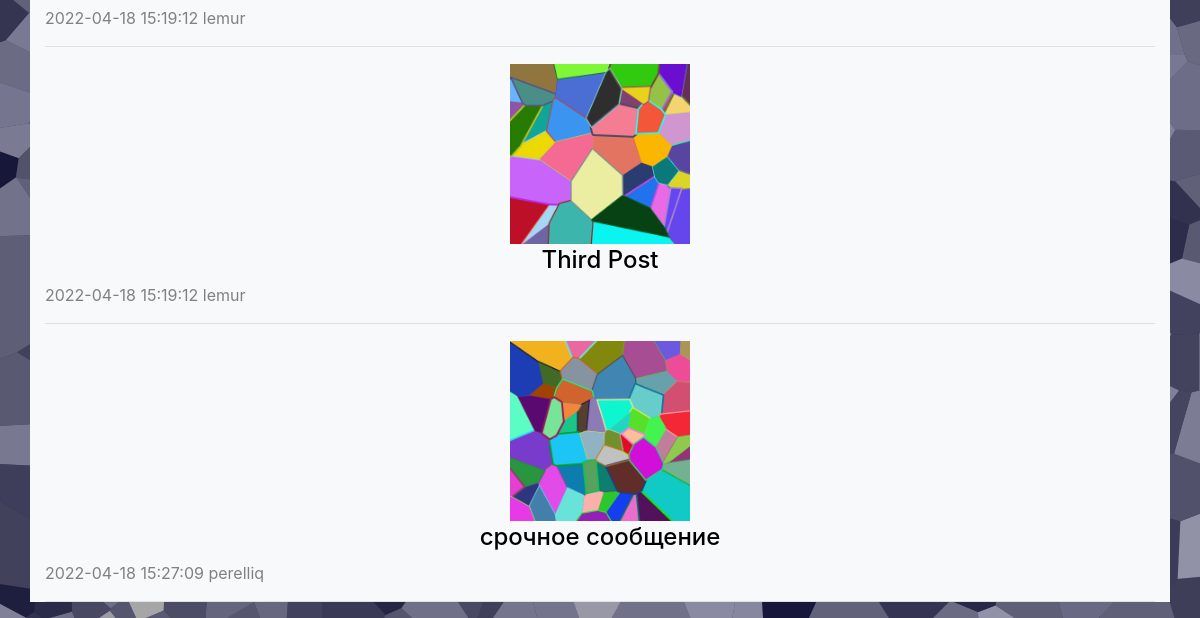
The app's page / (lower part), older data.
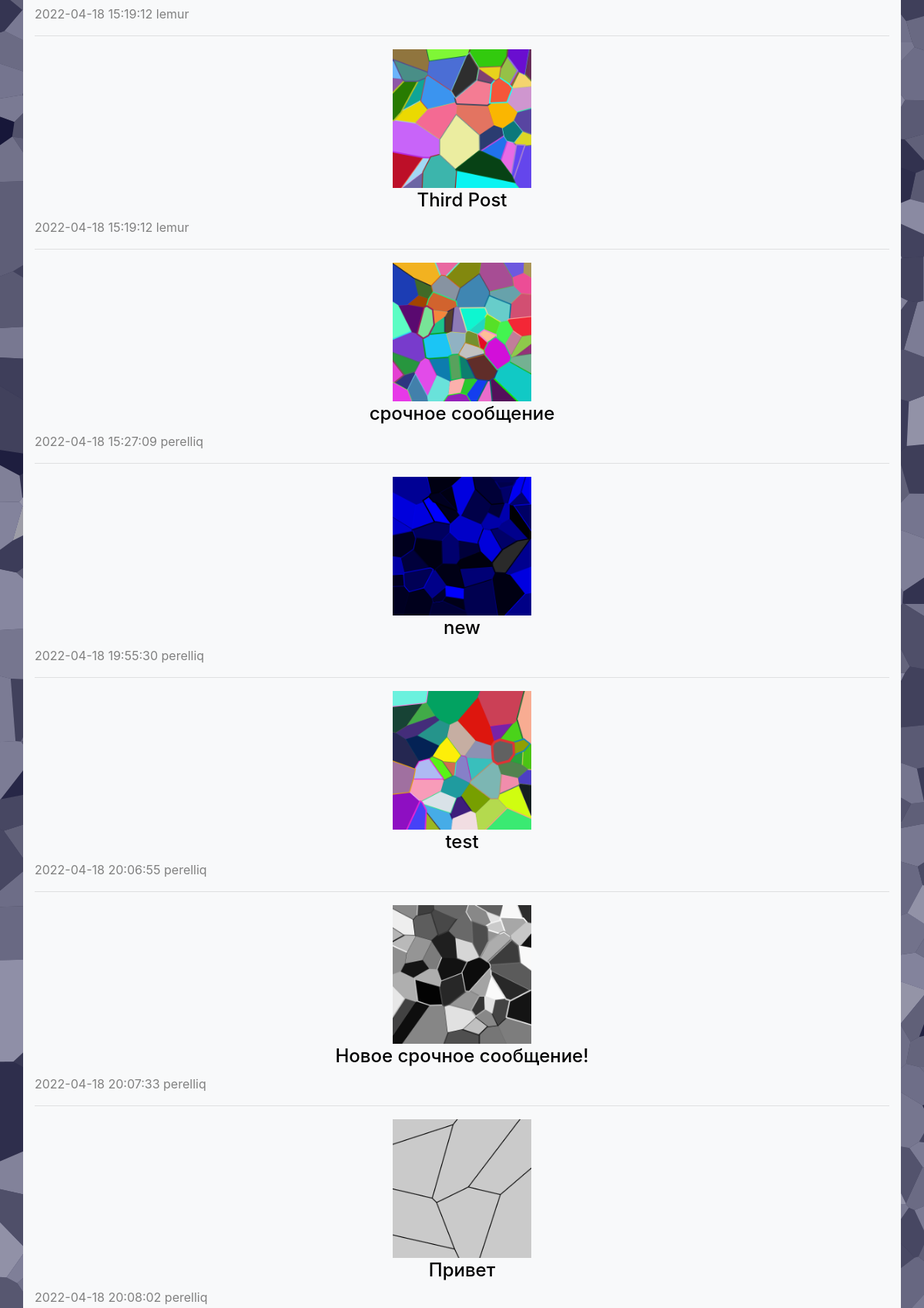
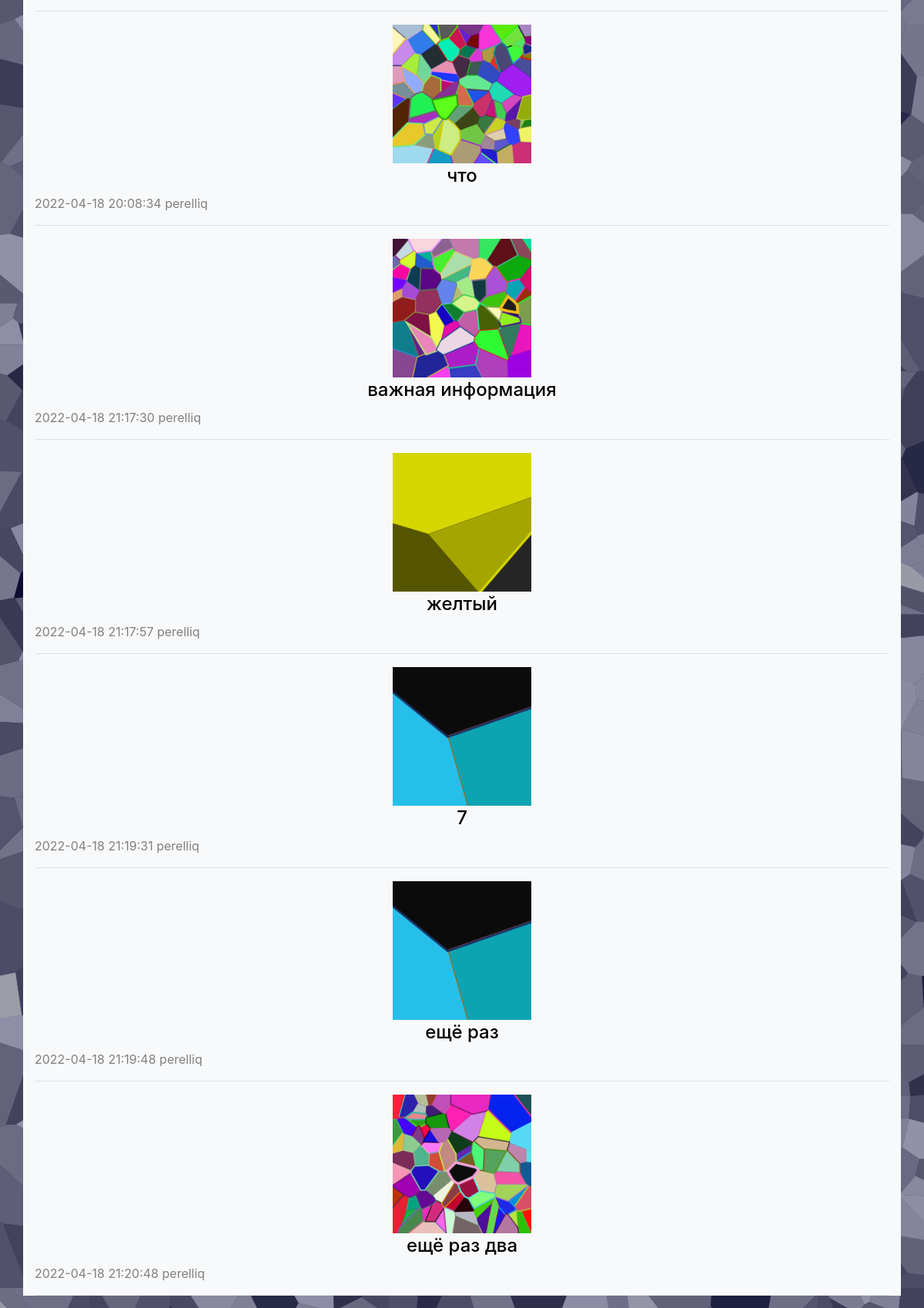
The same page, newer data (2 pictures, top to bottom).
### project.py (models this page shows, shortened)
class Post(db.Model):
    id = db.Column(db.Integer, primary_key=True)
    title = db.Column(db.String(140))
    content = db.Column(db.String(540))
    image = db.Column(db.String(40))
    stamp = db.Column(db.DateTime, index=True, default=datetime.now(timezone.utc))
    username = db.Column(db.String(140))

### project.py (the view)
@app.route('/')
def index():
    conn = get_db_connection()
    posts = conn.execute('SELECT * FROM post').fetchall()
    conn.close()
    return render_template('index.html', posts=posts)

### project.py (called while the page is built)
def get_db_connection():
    conn = sqlite3.connect('database.db')
    conn.row_factory = sqlite3.Row
    return conn

### templates/index.html (shortened to what this page needs)
{% extends 'base.html' %}
{% block content %}
{% for post in posts %}
<table align="center">
    <tr align="center">
        <td><img src="{{ url_for('static', filename=post['image']) }}" width="180" height="180" alt="Edit"></td>
   </tr>
    <tr align="center">
        <td><a style="color:#000000" href="{{ url_for('post', post_id=post['id']) }}">
            <h4>{{ post['title'] }}</h4>
        </a></td>
    </tr>
</table>
<span style="color:#808080">{{ post['stamp'] }}</span>
<span style="color:#808080">{{ post['username'] }}</span>
<hr>
{% endfor %}
{% endblock %}

### templates/base.html (shortened to what this page needs)
<!doctype html>
<html lang="ru">
<head>
    <link rel="stylesheet" href="https://stackpath.bootstrapcdn.com/bootstrap/4.3.1/css/bootstrap.min.css"
>
</head>
<body class="body bg-light" background="{{ url_for('static', filename='img/bg_1.png') }}" >
<div class="container bg-light">
    {% block content %} {% endblock %}
</div>
</body>
</html>

Row changes from the older to the newer data that the page shows:
added Post: image (picture), title "new", stamp "2022-04-18 19:55:30", username "perelliq"
added Post: image (picture), title "test", stamp "2022-04-18 20:06:55", username "perelliq"
added Post: image (picture), title "Новое срочное сообщение!", stamp "2022-04-18 20:07:33", username "perelliq"
added Post: image (picture), title "Привет", stamp "2022-04-18 20:08:02", username "perelliq"
added Post: image (picture), title "что", stamp "2022-04-18 20:08:34", username "perelliq"
added Post: image (picture), title "важная информация", stamp "2022-04-18 21:17:30", username "perelliq"
added Post: image (picture), title "желтый", stamp "2022-04-18 21:17:57", username "perelliq"
added Post: image (picture), title "7", stamp "2022-04-18 21:19:31", username "perelliq"
added Post: image (picture), title "ещё раз", stamp "2022-04-18 21:19:48", username "perelliq"
added Post: image (picture), title "ещё раз два", stamp "2022-04-18 21:20:48", username "perelliq"
